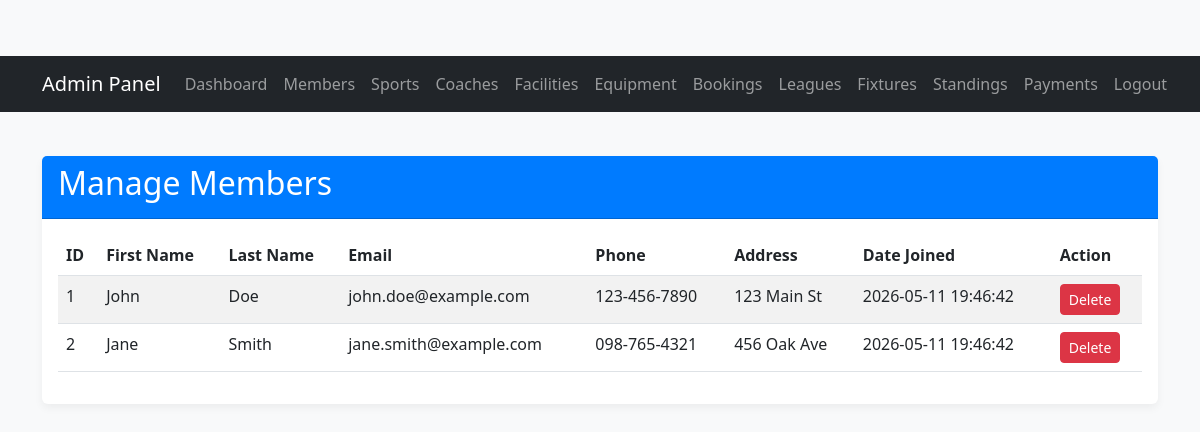
/admin/manage_members.php (signed in), run on the app's committed database.
### tables this page shows
CREATE TABLE IF NOT EXISTS `members` (
    `member_id` INT AUTO_INCREMENT PRIMARY KEY,
    `first_name` VARCHAR(100) NOT NULL,
    `last_name` VARCHAR(100) NOT NULL,
    `email` VARCHAR(100) NOT NULL UNIQUE,
    `password` VARCHAR(255) NOT NULL,
    `phone_number` VARCHAR(20),
    `address` VARCHAR(255),
    `date_joined` TIMESTAMP DEFAULT CURRENT_TIMESTAMP
);

### admin/manage_members.php (the view, shortened to what this page needs)
<?php
include_once("../includes/admin_header.php");
require_once "../config/db_connect.php";
$members = [];
$sql = "SELECT member_id, first_name, last_name, email, phone_number, address, date_joined FROM members";
if ($result = $conn->query($sql)) {
    while ($row = $result->fetch_assoc()) {
        $members[] = $row;
    }
}
?>
<div class="row">
    <div class="col-md-12">
        <div class="card">
            <div class="card-header">
                <h2>Manage Members</h2>
            </div>
            <div class="card-body">
                <table class="table table-striped table-hover">
                    <thead>
                        <tr>
                            <th>ID</th>
                            <th>First Name</th>
                            <th>Last Name</th>
                            <th>Email</th>
                            <th>Phone</th>
                            <th>Address</th>
                            <th>Date Joined</th>
                            <th>Action</th>
                        </tr>
                    </thead>
                    <tbody>
                        <?php if (count($members) > 0): ?>
                            <?php foreach ($members as $index => $member): ?>
                                <tr>
                                    <td><?php echo $index + 1; ?></td>
                                    <td><?php echo htmlspecialchars($member['first_name']); ?></td>
                                    <td><?php echo htmlspecialchars($member['last_name']); ?></td>
                                    <td><?php echo htmlspecialchars($member['email']); ?></td>
                                    <td><?php echo htmlspecialchars($member['phone_number']); ?></td>
                                    <td><?php echo htmlspecialchars($member['address']); ?></td>
                                    <td><?php echo htmlspecialchars($member['date_joined']); ?></td>
                                    <td>
                                        <a href="manage_members.php?action=delete&id=<?php echo $member['member_id']; ?>" class="btn btn-danger btn-sm" onclick="return confirm('Are you sure you want to delete this member?');">Delete</a>
                                    </td>
                                </tr>
                            <?php endforeach; ?>
                        <?php else: ?>
                            <tr>
                                <td colspan="8">No members found.</td>
                            </tr>
                        <?php endif; ?>
                    </tbody>
                </table>
            </div>
        </div>
    </div>
</div>
<?php
include_once("../includes/footer.php");
?>

### public/css/style.css (style rules this page uses)
body { padding-top: 56px; background-color: #f8f9fa; }
.card { margin-top: 20px; border: none; box-shadow: 0 4px 8px rgba(0,0,0,.05); }
.card-header { background-color: #007bff; color: white; font-weight: bold; }

### data on the page
members: first_name "John", last_name "Doe", email "john.doe@example.com", phone_number "123-456-7890", address "123 Main St", date_joined "2026-05-11 19:46:42"
members: first_name "Jane", last_name "Smith", email "jane.smith@example.com", phone_number "098-765-4321", address "456 Oak Ave", date_joined "2026-05-11 19:46:42"
